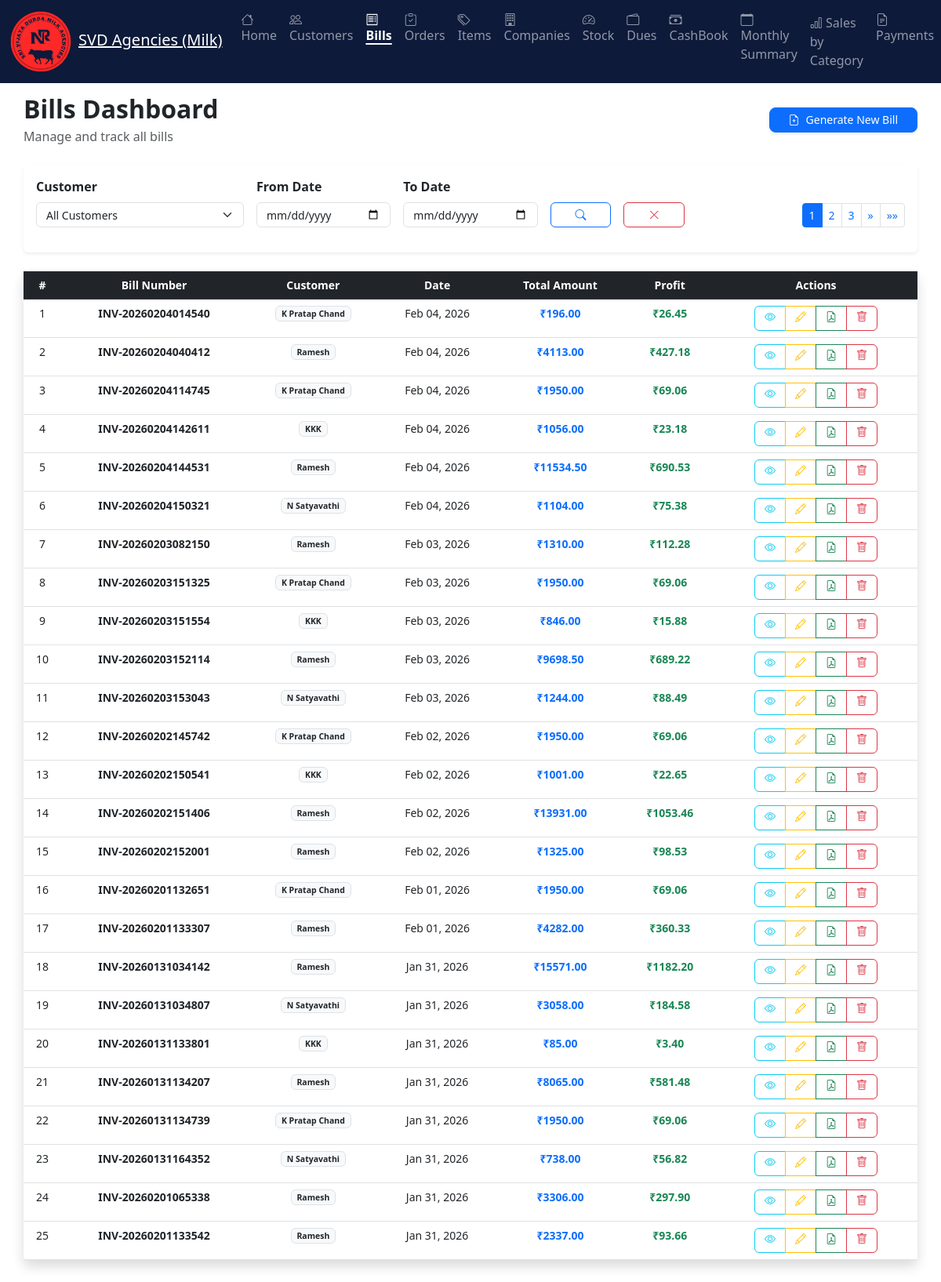
/milk_agency/bills/ (signed in), run on the app's committed database.
### milk_agency/models.py (models this page shows, shortened)
class Bill(models.Model):
    customer = models.ForeignKey(Customer, on_delete=models.SET_NULL, null=True, blank=True, related_name='bills')
    invoice_number = models.CharField(max_length=50, unique=True)
    invoice_date = models.DateField(default=timezone.now)
    total_amount = models.DecimalField(max_digits=12, decimal_places=2)
    op_due_amount = models.DecimalField(max_digits=12, decimal_places=2, default=0)
    last_paid = models.DecimalField(max_digits=12, decimal_places=2, default=0, help_text="Last paid amount for this bill")
    profit = models.DecimalField(max_digits=12, decimal_places=2, default=0, help_text="Total profit from this bill")
    commission_deducted = models.DecimalField(max_digits=12, decimal_places=2, default=0, help_text="Commission amount deducted from this bill")
    commission_month = models.IntegerField(null=True, blank=True, help_text="Month for which commission was deducted")
    commission_year = models.IntegerField(null=True, blank=True, help_text="Year for which commission was deducted")
    created_at = models.DateTimeField(auto_now_add=True, null=True, blank=True)

class Customer(AbstractBaseUser, PermissionsMixin):
    phone = models.CharField(max_length=20, unique=True, help_text="Phone number for login")
    name = models.CharField(max_length=255)
    shop_name = models.CharField(max_length=255, blank=True, help_text="Name of the customer's shop")
    retailer_id = models.CharField(max_length=100, blank=True, help_text="Unique identifier for the retailer")
    flat_number = models.CharField(max_length=255, blank=True)
    area = models.CharField(max_length=255, blank=True)
    pin_code = models.CharField(max_length=10, blank=True)
    city = models.CharField(max_length=100, blank=True)
    state = models.CharField(max_length=100, blank=True)
    due = models.DecimalField(max_digits=12, decimal_places=2, default=0, help_text="Customer's current balance")
    is_commissioned = models.BooleanField(default=False, help_text="Whether this customer is eligible for commission calculation")
    is_delivery = models.BooleanField(default=False, help_text="Whether this customer is eligible for delivery")
    frozen = models.BooleanField(default=False)
    last_login = models.DateTimeField(blank=True, null=True)
    is_active = models.BooleanField(default=True)
    is_staff = models.BooleanField(default=False)  # Needed to access admin site
    objects = CustomerManager()
    USERNAME_FIELD = "phone"
    REQUIRED_FIELDS = ["name"]
    groups = models.ManyToManyField(
        'auth.Group',
        related_name='customer_groups',
        blank=True,
        help_text='The groups this customer belongs to.',
        verbose_name='groups',
    )
    user_permissions = models.ManyToManyField(
        'auth.Permission',
        related_name='customer_permissions',
        blank=True,
        help_text='Specific permissions for this customer.',
        verbose_name='user permissions',
    )
    class Meta:
        ordering = ["name"]

### milk_agency/views_bills.py (the view, shortened to what this page needs)
# urls.py: path('bills/', views_bills.bills_dashboard, name='bills_dashboard'),
@login_required
def bills_dashboard(request):
    customer_id = request.GET.get('customer', '')
    start_date = request.GET.get('start_date', '')
    end_date = request.GET.get('end_date', '')
    bills = Bill.objects.select_related('customer')
    if customer_id:
        try:
            bills = bills.filter(customer_id=int(customer_id))
        except ValueError:
            pass  # Invalid customer ID, ignore filter
    bills = bills.order_by('-invoice_date')
    page = request.GET.get('page', 1)
    paginator = Paginator(bills, 25)  # Show 25 bills per page
    try:
        bills = paginator.page(page)
    except PageNotAnInteger:
        bills = paginator.page(1)
    except EmptyPage:
        bills = paginator.page(paginator.num_pages)
    customers = Customer.objects.filter(frozen=False).order_by('name')
    context = {
        'bills': bills,
        'customers': customers,
        'selected_customer': int(customer_id) if customer_id else None,
        'start_date': start_date,
        'end_date': end_date,
    }
    return render(request, 'milk_agency/bills/bills_dashboard.html', context)

### customer_portal/authentication.py (called while the page is built)
    def get_user(self, user_id):
        try:
            return Customer.objects.get(pk=user_id)
        except Customer.DoesNotExist:
            return None

### templates/milk_agency/bills/bills_dashboard.html (shortened to what this page needs)
﻿{% extends "milk_agency/home/base.html" %}
{% block content %}
<div class="container-fluid py-4">
    <div class="row mb-4">
        <div class="col-12">
            <div class="d-flex justify-content-between align-items-center">
                <div>
                    <h2 class="fw-bold mb-1">Bills Dashboard</h2>
                    <p class="text-muted mb-0">Manage and track all bills</p>
                </div>
                <a href="{% url 'milk_agency:generate_bill' %}"
                class="btn btn-primary px-4 py-2 shadow-sm d-none d-md-inline-flex align-items-center rounded-3">
                    <i class="bi bi-file-earmark-plus me-2"></i> Generate New Bill
                </a>
            </div>
        </div>
    </div>
    <div class="card shadow-sm border-0 mb-4">
    <div class="card-body p-3">
        <form method="get" id="filterForm" class="row g-3">
            <div class="col-md-3 col-12">
                <label class="form-label fw-semibold">Customer</label>
                <select name="customer" class="form-select">
                    <option value="">All Customers</option>
                </select>
            </div>
            <div class="col-md-2 col-6">
                <label class="form-label fw-semibold">From Date</label>
                <input type="date" name="start_date" class="form-control" value="{{ start_date }}">
            </div>
            <div class="col-md-2 col-6">
                <label class="form-label fw-semibold">To Date</label>
                <input type="date" name="end_date" class="form-control" value="{{ end_date }}">
            </div>
            <div class="col-md-1 col-3 d-flex align-items-end mx-auto">
                <button class="btn btn-outline-primary w-100">
                    <i class="bi bi-search"></i>
                </button>
            </div>
            <div class="col-md-1 col-3 d-flex align-items-end mx-auto">
                <button type="button" class="btn btn-outline-danger w-100"
                onclick="window.location.href='{% url 'milk_agency:bills_dashboard' %}'">
                    <i class="bi bi-x-lg"></i>
                </button>
            </div>
            <div class="col-md-3 col-12 d-flex align-items-end justify-content-md-end justify-content-center">
                {% if bills.has_other_pages %}
                <ul class="pagination pagination-sm mb-0">
                    {% for num in bills.paginator.page_range %}
                        {% if bills.number == num %}
                        <li class="page-item active"><span class="page-link">{{ num }}</span></li>
                        {% elif num >= bills.number|add:'-2' and num <= bills.number|add:'2' %}
                        <li class="page-item"><a class="page-link" href="?page={{ num }}">{{ num }}</a></li>
                        {% endif %}
                    {% endfor %}
                    {% if bills.has_next %}
                    <li class="page-item"><a class="page-link" href="?page={{ bills.next_page_number }}">&raquo;</a></li>
                    <li class="page-item"><a class="page-link" href="?page={{ bills.paginator.num_pages }}">&raquo;&raquo;</a></li>
                    {% endif %}
                </ul>
                {% endif %}
            </div>
        </form>
    </div>
</div>
    <div class="card shadow border-0 d-none d-md-block">
        <div class="card-body p-0">
            <div class="table-responsive">
                <table class="table table-hover mb-0 text-center" id="billsTable">
                    <thead class="table-dark">
                        <tr>
                            <th>#</th>
                            <th>Bill Number</th>
                            <th>Customer</th>
                            <th>Date</th>
                            <th>Total Amount</th>
                            <th>Profit</th>
                            <th>Actions</th>
                        </tr>
                    </thead>
                    <tbody>
                        {% for bill in bills %}
                        <tr>
                            <td>{{ bills.start_index|add:forloop.counter0 }}</td>
                            <td class="fw-semibold">{{ bill.invoice_number }}</td>
                            <td><span class="badge bg-light text-dark border">{{ bill.customer.name }}</span></td>
                            <td>{{ bill.invoice_date|date:"M d, Y" }}</td>
                            <td class="fw-bold text-primary">₹{{ bill.total_amount }}</td>
                            <td class="fw-bold text-success">₹{{ bill.profit }}</td>
                            <td>
                                <div class="btn-group">
                                    <a href="{% url 'milk_agency:view_bill' bill.id %}" class="btn btn-sm btn-outline-info"><i class="bi bi-eye"></i></a>
                                    <a href="{% url 'milk_agency:edit_bill' bill.id %}" class="btn btn-sm btn-outline-warning"><i class="bi bi-pencil"></i></a>
                                    <a href="{% url 'milk_agency:generate_invoice_pdf' bill.id %}" class="btn btn-sm btn-outline-success"><i class="bi bi-file-earmark-pdf"></i></a>
                                    <a href="{% url 'milk_agency:delete_bill' bill.id %}" class="btn btn-sm btn-outline-danger"><i class="bi bi-trash"></i></a>
                                </div>
                            </td>
                        </tr>
                        {% endfor %}
                    </tbody>
                </table>
            </div>
        </div>
    </div>
</div>
{% endblock %}

### static/css/milk_agency/base.css (style rules this page uses)
.milk-agency .btn { padding: 0.375rem 0.75rem; font-size: 0.875rem; line-height: 1.4; border-radius: 0.375rem; height: 32px; }
.milk-agency .form-control, .milk-agency .form-select { padding: 0.375rem 0.75rem; font-size: 0.875rem; line-height: 1.4; border-radius: 0.375rem; height: 32px; }
.milk-agency .table th, .milk-agency .table td { padding: 0.5rem; font-size: 0.875rem; }

### data on the page
Bill: start_index|add "1", invoice_number "INV-20260204014540", customer.name "K Pratap Chand", invoice_date "Feb 04, 2026", total_amount "196.00", profit "26.45"
Bill: start_index|add "2", invoice_number "INV-20260204040412", customer.name "Ramesh", invoice_date "Feb 04, 2026", total_amount "4113.00", profit "427.18"
Bill: start_index|add "3", invoice_number "INV-20260204114745", customer.name "K Pratap Chand", invoice_date "Feb 04, 2026", total_amount "1950.00", profit "69.06"
Bill: start_index|add "4", invoice_number "INV-20260204142611", customer.name "KKK", invoice_date "Feb 04, 2026", total_amount "1056.00", profit "23.18"
Bill: start_index|add "5", invoice_number "INV-20260204144531", customer.name "Ramesh", invoice_date "Feb 04, 2026", total_amount "11534.50", profit "690.53"
Bill: start_index|add "6", invoice_number "INV-20260204150321", customer.name "N Satyavathi", invoice_date "Feb 04, 2026", total_amount "1104.00", profit "75.38"
Bill: start_index|add "7", invoice_number "INV-20260203082150", customer.name "Ramesh", invoice_date "Feb 03, 2026", total_amount "1310.00", profit "112.28"
Bill: start_index|add "8", invoice_number "INV-20260203151325", customer.name "K Pratap Chand", invoice_date "Feb 03, 2026", total_amount "1950.00", profit "69.06"
Bill: start_index|add "9", invoice_number "INV-20260203151554", customer.name "KKK", invoice_date "Feb 03, 2026", total_amount "846.00", profit "15.88"
Bill: start_index|add "10", invoice_number "INV-20260203152114", customer.name "Ramesh", invoice_date "Feb 03, 2026", total_amount "9698.50", profit "689.22"
Bill: start_index|add "11", invoice_number "INV-20260203153043", customer.name "N Satyavathi", invoice_date "Feb 03, 2026", total_amount "1244.00", profit "88.49"
Bill: start_index|add "12", invoice_number "INV-20260202145742", customer.name "K Pratap Chand", invoice_date "Feb 02, 2026", total_amount "1950.00", profit "69.06"
Bill: start_index|add "13", invoice_number "INV-20260202150541", customer.name "KKK", invoice_date "Feb 02, 2026", total_amount "1001.00", profit "22.65"
Bill: start_index|add "14", invoice_number "INV-20260202151406", customer.name "Ramesh", invoice_date "Feb 02, 2026", total_amount "13931.00", profit "1053.46"
Bill: start_index|add "15", invoice_number "INV-20260202152001", customer.name "Ramesh", invoice_date "Feb 02, 2026", total_amount "1325.00", profit "98.53"
Bill: start_index|add "16", invoice_number "INV-20260201132651", customer.name "K Pratap Chand", invoice_date "Feb 01, 2026", total_amount "1950.00", profit "69.06"
Bill: start_index|add "17", invoice_number "INV-20260201133307", customer.name "Ramesh", invoice_date "Feb 01, 2026", total_amount "4282.00", profit "360.33"
Bill: start_index|add "18", invoice_number "INV-20260131034142", customer.name "Ramesh", invoice_date "Jan 31, 2026", total_amount "15571.00", profit "1182.20"
Bill: start_index|add "19", invoice_number "INV-20260131034807", customer.name "N Satyavathi", invoice_date "Jan 31, 2026", total_amount "3058.00", profit "184.58"
Bill: start_index|add "20", invoice_number "INV-20260131133801", customer.name "KKK", invoice_date "Jan 31, 2026", total_amount "85.00", profit "3.40"
Bill: start_index|add "21", invoice_number "INV-20260131134207", customer.name "Ramesh", invoice_date "Jan 31, 2026", total_amount "8065.00", profit "581.48"
Bill: start_index|add "22", invoice_number "INV-20260131134739", customer.name "K Pratap Chand", invoice_date "Jan 31, 2026", total_amount "1950.00", profit "69.06"
Bill: start_index|add "23", invoice_number "INV-20260131164352", customer.name "N Satyavathi", invoice_date "Jan 31, 2026", total_amount "738.00", profit "56.82"
Bill: start_index|add "24", invoice_number "INV-20260201065338", customer.name "Ramesh", invoice_date "Jan 31, 2026", total_amount "3306.00", profit "297.90"
Bill: start_index|add "25", invoice_number "INV-20260201133542", customer.name "Ramesh", invoice_date "Jan 31, 2026", total_amount "2337.00", profit "93.66"

### other printed values
{{ num }} "1"
{{ num }} "2" "3"
